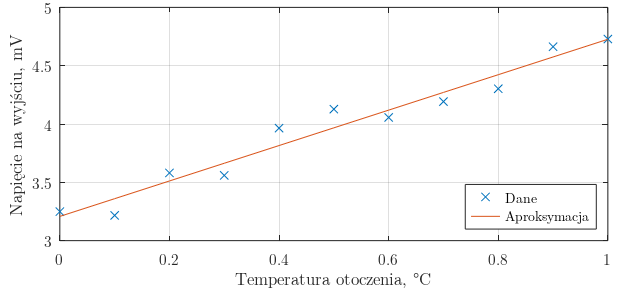

The MATLAB source for this figure: (Note: this script raises an error after producing the figure.)
# Utwórz nowy wykres (jesli uruchomiono z terminala -- ukryj go)
h = figure('visible', ifelse(isguirunning(), 'on', 'off'));

# Ustaw rozmiar rysunku (dla przykładu 16x7.5 cm)
set(h, "paperunits", "centimeters")
set(h, "papersize", [16 7.5])
set(h, "paperposition", [0, 0, [16 7.5]])

# Ustaw marginesy i rozmiar rysunku (wymaga wprawy)
set(h, "defaultaxesposition", [0.095, 0.185, 0.870, 0.790])

set(h, "defaulttextfontsize", 11) # Ustaw odpowiedni rozmiar czcionki
set(h, "defaultaxesfontsize", 11) # uwaga na błąd w GNU Octave
set(h, "defaulttextfontname", "Latin Modern Roman") # Ustal krój czcionki
set(h, "defaultaxesfontname", "Latin Modern Roman") # jednolity z PDF
set(h, "defaulttextcolor", "black") # Dla pewności ustaw kolor czcionki

# Przygotuj przykładowe dane do narysowania wykresu
x = 0 : 0.1 : 1;                 # Wygeneruj wartośći X
y = 1.55 * x + 3.05;             # Wygeneruj wartości Y
y = y + 0.35*rand(1, length(y)); # Dodaj trochę szumu na pokaz
p = polyfit(x, y, 1);            # Wykonaj dopasowanie do wielomianu
f = x*p(1) + p(2);               # Wyznacz wartości dla aproksymacji

plot(x, y, "x;Dane;", x, f, "-;Aproksymacja;"); # Rysuj wykres
ylabel("Napięcie na wyjściu, mV");              # Ustaw opis osi Y
xlabel("Temperatura otoczenia, °C");            # Ustaw opis osi X
legend('location', 'southeast');                # Ustaw pozycję legendy
xlim([0 1]);                                    # Ustaw zakres osi X
ylim([3 5]);                                    # Ustaw zakres osi Y
grid on;                                        # Załącz siatkę
box on;                                         # Załącz obwódkę
set_format(gca, 'XY', true);                    # Ustaw format osi

print("../obrazki/plot_demo.svg");              # Zapisz wykres do pliku
